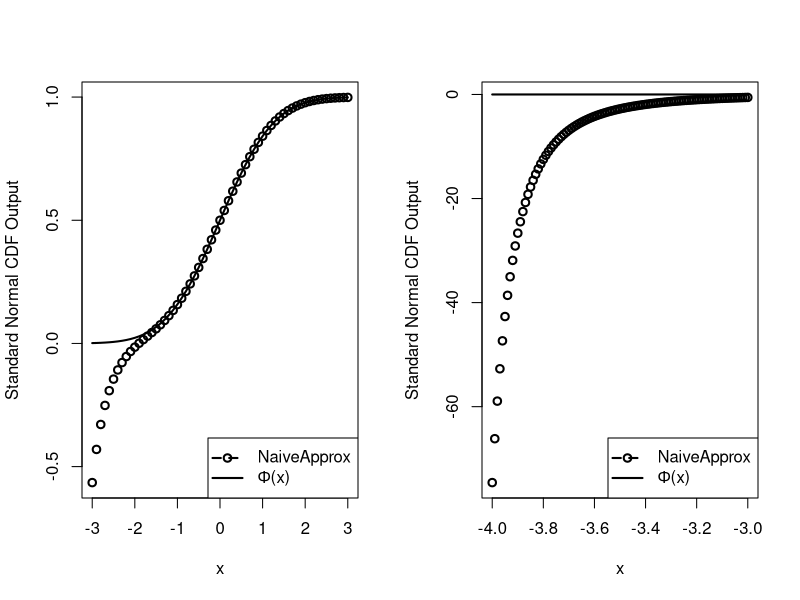
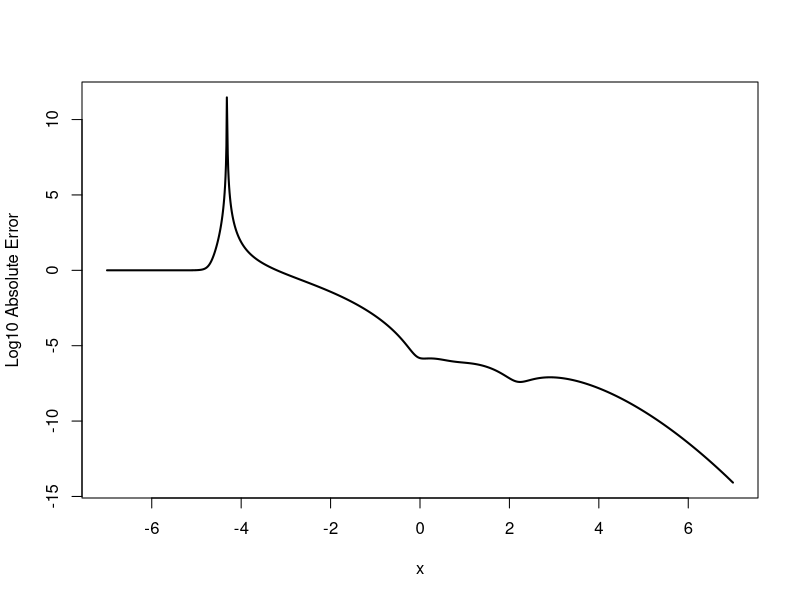
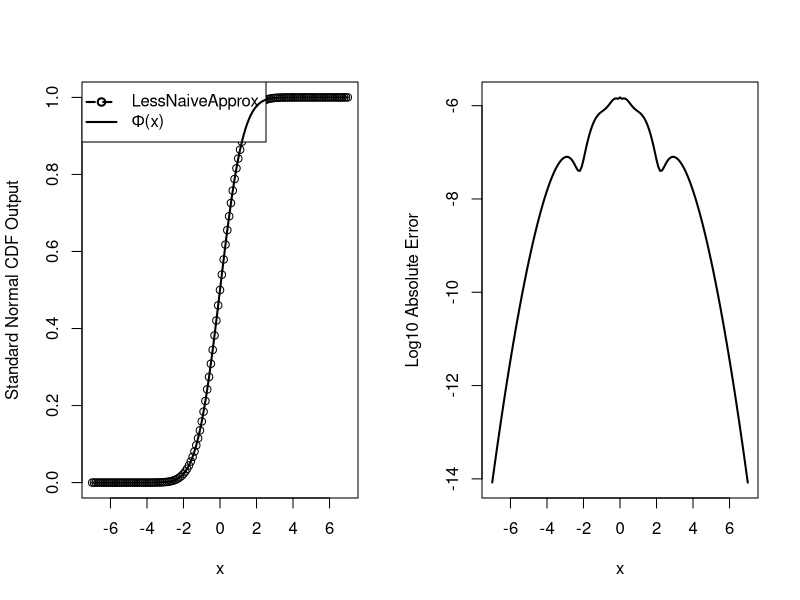

Reproduce these figures in R, in order.
##
## Script for plotting the normal CDF approximation used in the C++ 
## implementation for the implied volatility calculator
##

setwd("~/drive/concordia/2015-2016/1_fall2015/macf402/assignment3/")

std_norm_pdf <- function(x) {
  1/sqrt(2 * pi) * exp(-1/2 * x^2)
}
std_norm_cdf <- function(x) {
  b0 <- 0.2316419
  b1 <- 0.31938530
  b2 <- -0.356563782
  b3 <- 1.781477937
  b4 <- -1.821255978
  b5 <- 1.330274429
  t <- 1/(1 + b0 * x)
  
  y <- 1 - std_norm_pdf(x) * (b1*t + b2*t^2 + b3*t^3 + b4*t^4 + b5*t^5)
  return (y)
}

pdf("./plots/q1/naive_approx1.pdf", height = 4.75, width = 9.75)
par(mfrow = c(1,2))
x <- seq(-3,3,0.1)
plot(std_norm_cdf(x)~x, type = 'p', lwd = 2, pch = 1,
     ylab = 'Standard Normal CDF Output')
legend('bottomright', legend = c(expression('NaiveApprox', paste(Phi,"(x)"))),
       lty = c('dashed','solid'), pch = c(1, 46), lwd = c(2,2))
lines(pnorm(x)~x, lwd = 2)

x <- seq(-4,-3,0.01)
plot(std_norm_cdf(x)~x, type = 'p', lwd = 2, pch = 1,
     ylab = 'Standard Normal CDF Output')
legend('bottomright', legend = c(expression('NaiveApprox', paste(Phi,"(x)"))),
       lty = c('dashed', 'solid'), pch = c(1, 46), lwd = c(2,2))
lines(pnorm(x)~x, lwd = 2)
dev.off()

pdf("./plots/q1/naive_approx_error.pdf", height = 4.75, width = 4.75)
par(mfrow = c(1,1))
x <- seq(-7,7,0.01)
norm_err <- abs(std_norm_cdf(x) - pnorm(x))
plot(log10(norm_err)~x, type = 'l', lwd = 2,
     ylab = 'Log10 Absolute Error')
dev.off()

std_norm_cdf_TWO <- function(x_vect) { # vectorized/R optimized solution
  # we notice that the approximation is much better for positive x
  # we use symmetry of the normal CDF to compute the negative x values
  
  x <- c(-x_vect[which(x_vect < 0)], x_vect[which(x_vect >= 0)])
  
  b0 <- 0.2316419
  b1 <- 0.31938530
  b2 <- -0.356563782
  b3 <- 1.781477937
  b4 <- -1.821255978
  b5 <- 1.330274429
  t <- 1/(1 + b0 * x)
  
  y <- 1 - std_norm_pdf(x) * (b1*t + b2*t^2 + b3*t^3 + b4*t^4 + b5*t^5)
  y <- c(1 - y[which(x_vect < 0)], y[which(x_vect >= 0)])
  
  return (y)
}

pdf("./plots/q1/lessnaive_approx_error.pdf", height = 4.75, width = 9.75)
par(mfrow = c(1,2))
x <- seq(-7,7,0.1)
plot(std_norm_cdf_TWO(x)~x, type = 'p', pch = 1,
     ylab = 'Standard Normal CDF Output')
legend('topleft', legend = c(expression('LessNaiveApprox', paste(Phi,"(x)"))),
       lty = c('dashed', 'solid'), pch = c(1, 46), lwd = c(2,2))
lines(pnorm(x)~x, lwd = 2)

norm_err_TWO <- abs(std_norm_cdf_TWO(x) - pnorm(x))
plot(log10(norm_err_TWO)~x, type = 'l', lwd = 2,
     ylab = 'Log10 Absolute Error')
dev.off()



